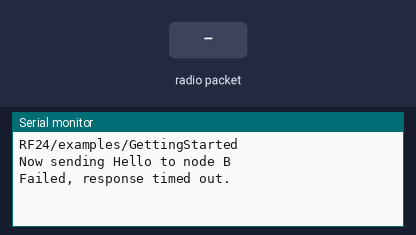
The sketch below on a simulated Arduino Uno, built with avr-gcc and run on an emulated ATmega328P. On the bench: the last lines printed to the serial monitor. The inputs (shaded band) are chosen by the test bench. No radio packets arrive unless stated.

Above: at 1.2 s.
1.3 s: radio packet "1" arrives
At 2.8 s:
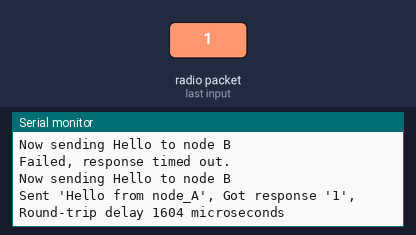
3.7 s: radio packet "0" arrives
At 5.0 s:
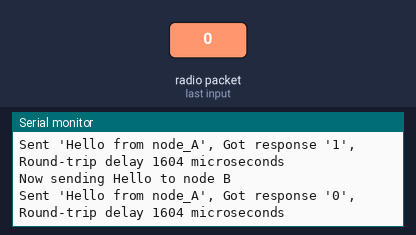
5.2 s: radio packet "2" arrives
At 7.3 s:
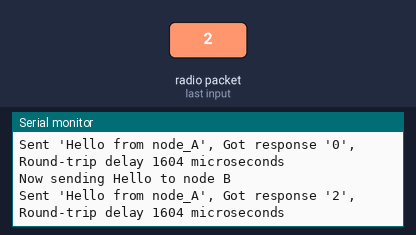

Measured:
- after the input at 1.3 s, the serial monitor: prints a new line after 0.91 s (image 1)
- after the input at 3.7 s, the serial monitor: prints a new line after 0.51 s (image 2)
- after the input at 5.2 s, the serial monitor: prints a new line after 1.0 s (image 3)

The sketch:

node-A.ino
```cpp
/* Code for NODE A */

#include <SPI.h>
#include "RF24.h"

/* Hardware configuration: Set up nRF24L01 radio on SPI bus plus pins 9 & 10 */
RF24 radio(9, 10);
/**********************************************************/

byte node_A_address[6] = "NodeA";
byte node_B_address[6] = "NodeB";

void setup() {
  Serial.begin(115200);
  Serial.println(F("RF24/examples/GettingStarted"));

  radio.begin();

  // Set the PA Level low to prevent power supply related issues since this is a
  // getting_started sketch, and the likelihood of close proximity of the devices. RF24_PA_MAX is default.
  radio.setPALevel(RF24_PA_LOW);

  // Open a writing and reading pipe on each radio, with opposite addresses
  radio.openWritingPipe(node_B_address);
  radio.openReadingPipe(1, node_A_address);

  // Start the radio listening for data
  radio.startListening();
}

void loop() {
  /****************** Ping Out Role ***************************/

  radio.stopListening();                                    // First, stop listening so we can talk.

  Serial.println(F("Now sending Hello to node B"));

  char msg_to_B[20] = "Hello from node_A";                             // Take the time, and send it.  This will block until complete

  unsigned long start_time = micros();
  if (!radio.write( &msg_to_B, sizeof(msg_to_B) )) {
    Serial.println(F("failed"));
  }

  radio.startListening();                                    // Now, continue listening

  unsigned long started_waiting_at = micros();               // Set up a timeout period, get the current microseconds
  boolean timeout = false;                                   // Set up a variable to indicate if a response was received or not

  while ( ! radio.available() ) {                            // While nothing is received
    if (micros() - started_waiting_at > 200000 ) {           // If waited longer than 200ms, indicate timeout and exit while loop
      timeout = true;
      break;
    }
  }

  if ( timeout ) {                                            // Describe the results
    Serial.println(F("Failed, response timed out."));
  } else {
    char msg_from_B[20];                             // Grab the response, compare, and send to debugging spew
    radio.read( &msg_from_B, sizeof(msg_from_B) );
    unsigned long end_time = micros();

    // Spew it
    Serial.print(F("Sent '"));
    Serial.print(msg_to_B);
    Serial.print(F("', Got response '"));
    Serial.print(msg_from_B);
    Serial.print(F("', Round-trip delay "));
    Serial.print(end_time - start_time);
    Serial.println(F(" microseconds"));
  }

  // Try again 1s later
  delay(2000);
}
```
